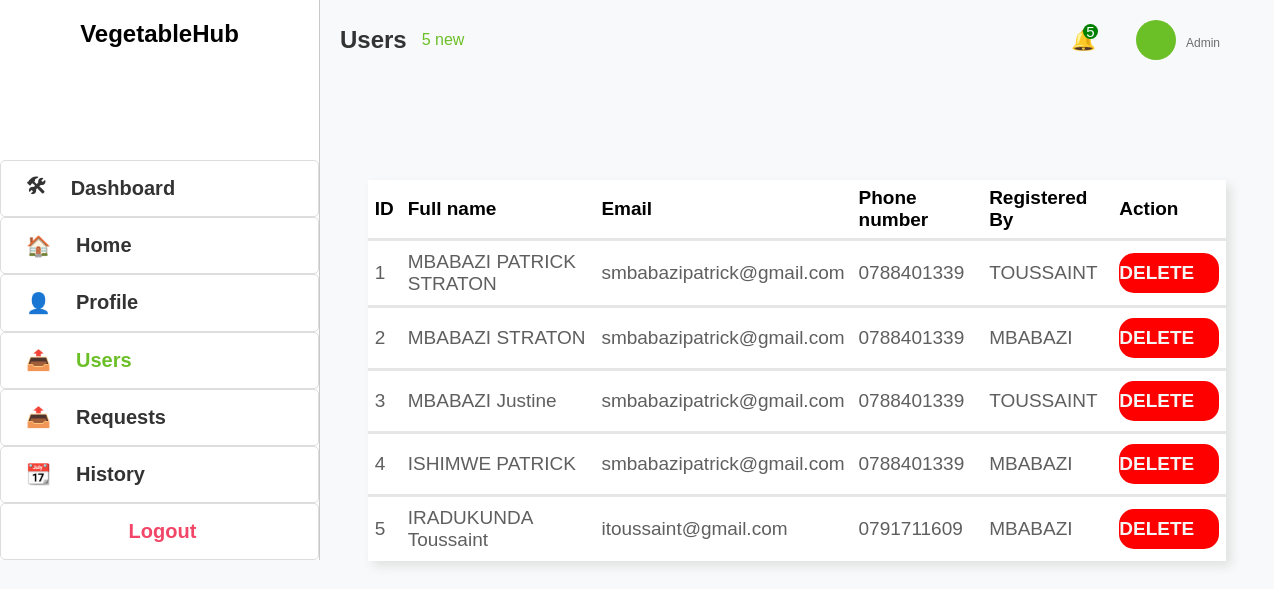
The page /view-user/ on the database as committed earlier.
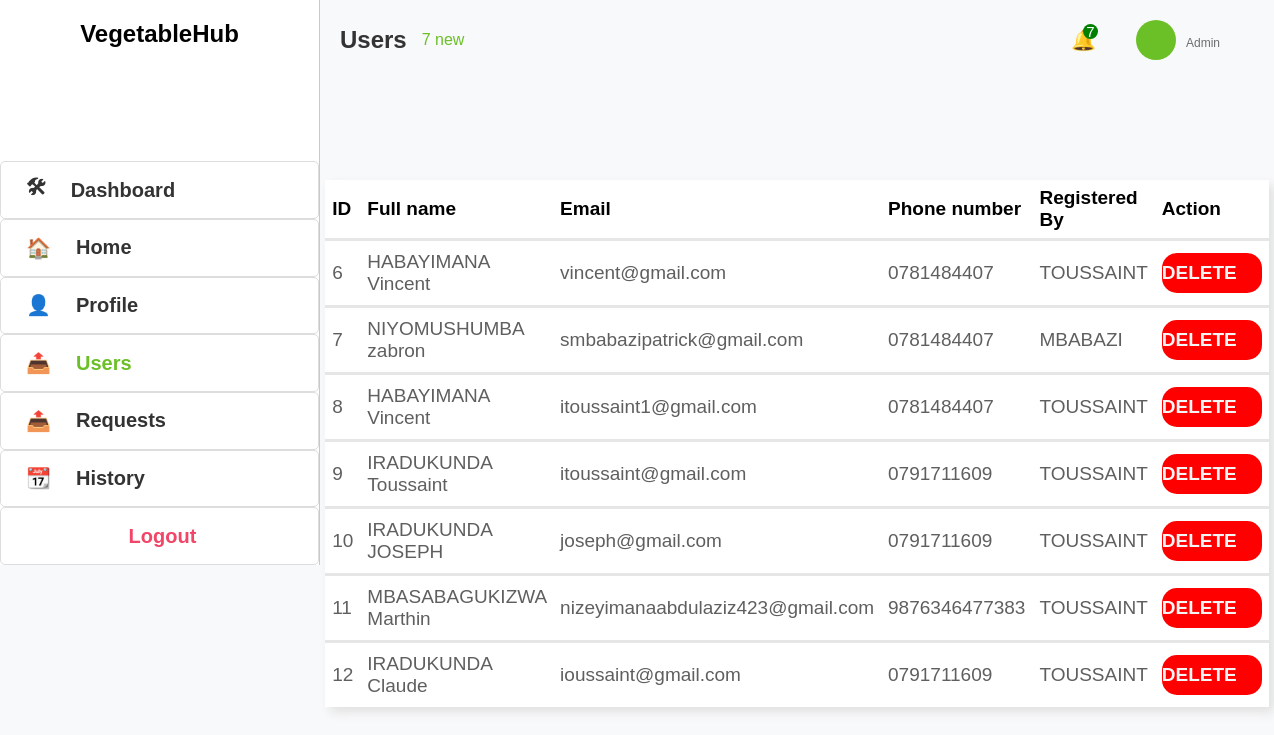
The same page on the database as committed later.
### Webapp/models.py (models this page shows)
class Register(models.Model):
     user = models.ForeignKey(User, on_delete=models.CASCADE, null=True, blank=True)
     Names=models.CharField(max_length=255)
     email=models.EmailField(validators=[EmailValidator()])
     phone = models.CharField(
        max_length=15,
        validators=[RegexValidator(r'^\+?\d{10,15}$', message="Enter a valid phone number.")]
       )
     password = models.CharField(max_length=128)  # Store hashed password

### Webapp/views.py (the view)
# urls.py: path('view-user/', views.adminView , name='view-user'),
def adminView(request):
    applications = Application.objects.filter(status="Processed")
    users=Register.objects.all()# Adjust filter as needed
    context = {
        "applications": applications,
        'users':users
    }
    return render(request, 'Webapp/admin_view_users.html', context)

### Webapp/templates/Webapp/admin_view_users.html (shortened to what this page needs)
<!DOCTYPE html>
<html lang="en">
<head>
</head>
<body>
    <div class="first">
        <div class="sidebar">
            <h2>VegetableHub</h2>
            <a href="{%url 'admins'%}"><span>&#x1F6E0;</span>Dashboard</a>
            <a href="{%url 'home'%}"><span>&#x1F3E0;</span>Home</a>
            <a href="{%url 'add-profile'%}"><span>&#x1F464;</span>Profile</a>
            <div class="users active" href="#"><span>&#x1F4E4;</span>Users
          </div>
            <a href="{%url 'view-member'%}"><span>&#x1F4E4;</span>Requests</a>
            <a href="{%url 'view-history'%}"><span>&#x1F4C6;</span>History</a>
            <a href="{% url 'login-admin'%}" style="color: #f14668; padding-left: 40%;">Logout</a>
        </div>
    </div>
    <div class="second">
        <div class="header">
            <div class="schedules">
                <h1>Users</h1>
                <span>{{users.count}} new</span>
            </div>
            <div class="prof">
              <div class="notif">&#x1F514; <span>{{users.count}}</span></div>
                    <div class="upper">
                        <div class="profile">
                        </div>
                        <div class="address">
                            <strong>{{user.username}}</strong> <br>
                            <span>Admin</span>
                        </div>
                      </div>
            </div>
        </div>
        <table>
          <tr>
            <th>ID</th>
            <th>Full name</th>
            <th>Email</th>
            <th>Phone number</th>
            <th>Registered By</th>
            <th>Action</th>
          </tr>
          {%for usere in users%}
          <tr>
            <td>{{usere.id}}</td>
            <td>{{usere.Names}}</td>
            <td>{{usere.email}}</td>
            <td>{{usere.phone}}</td>
            <td>{{usere.user.username.upper}}</td>
            <td><a href="{%url 'delete' usere.id%}" class="delete">DELETE</a></td>
          </tr>
          {%endfor%}
        </table>
    </div>
</body>
</html>

Rows that differ between the two databases and show on the page:
removed Register: id "1", Names "MBABAZI PATRICK STRATON", email "smbabazipatrick@gmail.com", phone "0788401339", user.username "TOUSSAINT"
removed Register: id "2", Names "MBABAZI STRATON", email "smbabazipatrick@gmail.com", phone "0788401339", user.username "MBABAZI"
removed Register: id "3", Names "MBABAZI Justine", email "smbabazipatrick@gmail.com", phone "0788401339", user.username "TOUSSAINT"
removed Register: id "4", Names "ISHIMWE PATRICK", email "smbabazipatrick@gmail.com", phone "0788401339", user.username "MBABAZI"
removed Register: id "5", Names "IRADUKUNDA Toussaint", email "itoussaint@gmail.com", phone "0791711609", user.username "MBABAZI"
added Register: id "6", Names "HABAYIMANA Vincent", email "vincent@gmail.com", phone "0781484407", user.username "TOUSSAINT"
added Register: id "7", Names "NIYOMUSHUMBA zabron", email "smbabazipatrick@gmail.com", phone "0781484407", user.username "MBABAZI"
added Register: id "8", Names "HABAYIMANA Vincent", email "itoussaint1@gmail.com", phone "0781484407", user.username "TOUSSAINT"
added Register: id "9", Names "IRADUKUNDA Toussaint", email "itoussaint@gmail.com", phone "0791711609", user.username "TOUSSAINT"
added Register: id "10", Names "IRADUKUNDA JOSEPH", email "joseph@gmail.com", phone "0791711609", user.username "TOUSSAINT"
added Register: id "11", Names "MBASABAGUKIZWA Marthin", email "nizeyimanaabdulaziz423@gmail.com", phone "9876346477383", user.username "TOUSSAINT"
added Register: id "12", Names "IRADUKUNDA Claude", email "ioussaint@gmail.com", phone "0791711609", user.username "TOUSSAINT"
Other text that changed with them:
{{ users.count }}: "5" → "7"
